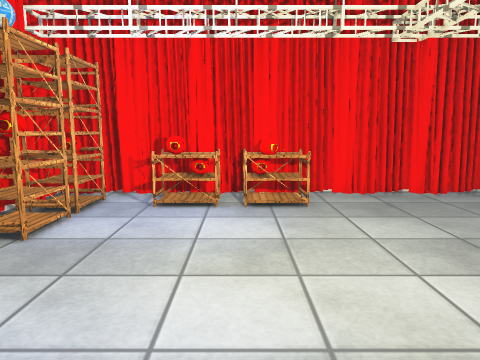
view 1 (above)

13 first-person views from a walk through a 3-D level made in the Unity game engine. The camera is 1.2 m above the floor, tilts 8° down and sees 70° across. The floor is counted in squares, 0.5 m on a side. Each view is taken from the middle of a square. On the plan, view 1 faces up. The plan holds only what a view shows up to about 20 squares ahead; the rest is blank. The place goes on beyond the plan. The player character is not drawn. Some surface patterns are stand-ins.

view 2
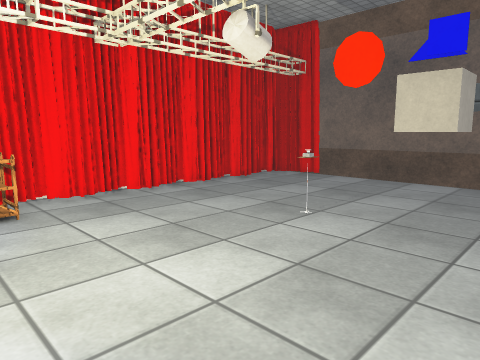

view 3
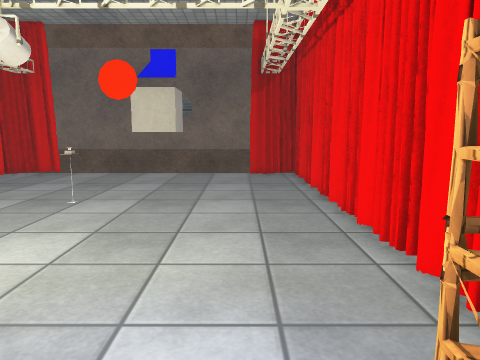

view 4
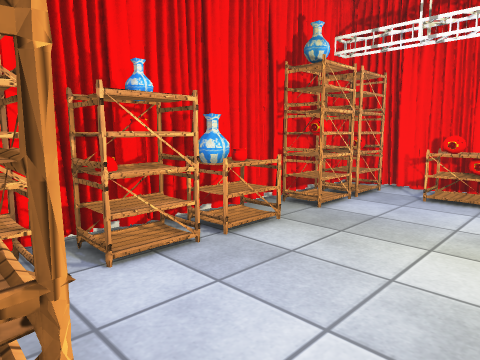

view 5
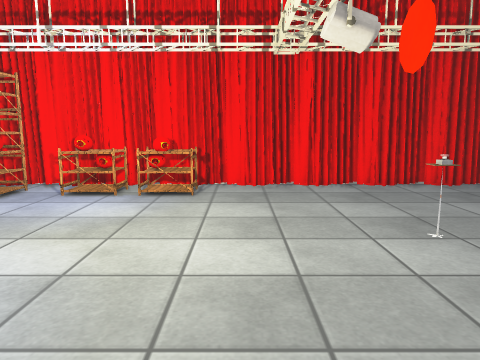

view 6
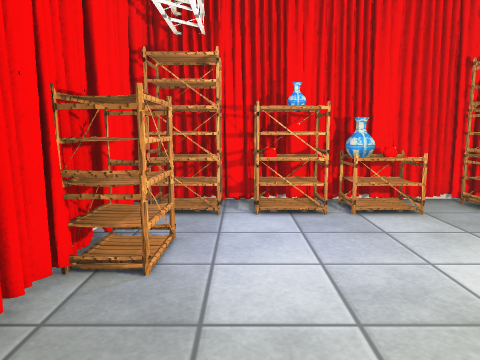

view 7
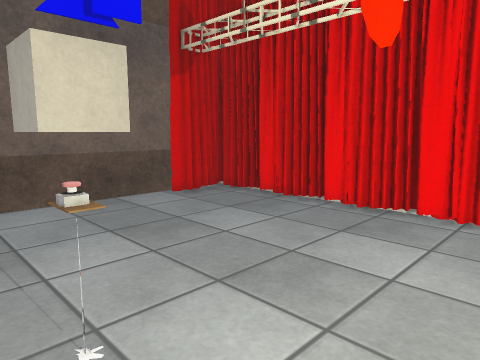

view 8
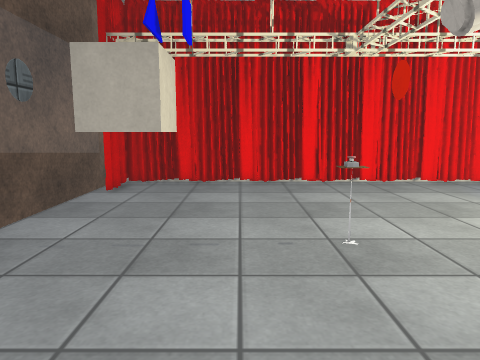

view 9
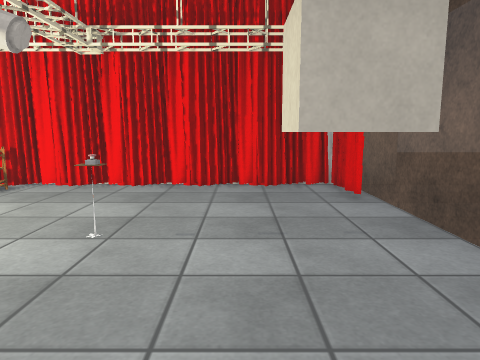

view 10
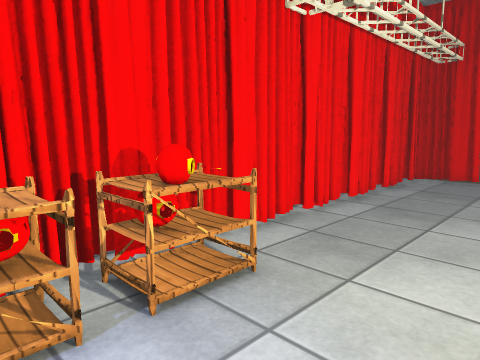

view 11
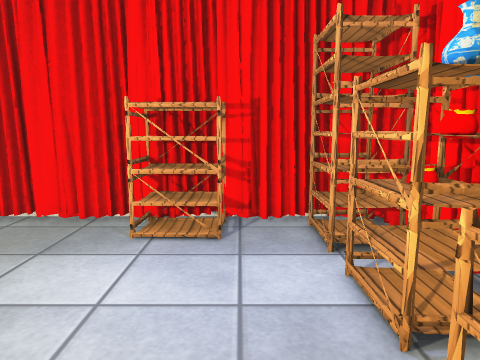

view 12
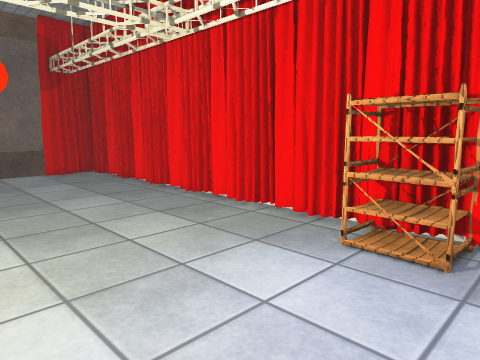

view 13
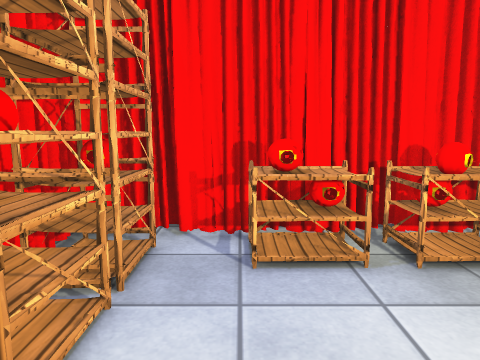

### Floor plan
Key: @ floor where view 1 was taken; # wall or solid block; . floor; C curtain; S shelf; B bag; A vase; O other object.
Columns run from 7 left of view 1 to 17 right of it. Each row starts with its distance up from view 1.
 14                        ##
 13 #..C.C..C.C..C..C..C..C.#
 12 #SS.SSSSSS..............#
 11 #SS.SSSSSS.............C#
 10 #SS.....................#
  9 #SS.....................
  8 #SS.....................
  7 #SS.....................
  6 #..............OO.......
  5 #BS.....................
  4 #AA.....................
  3 #AS..........#..........#
  2 #AS.....................
  1 #SS.....................
  0 #SS....@................
 -1 #SS..S#.................#
 -2 #SS.SSS.................#
 -3 #CC#CCC##..........######
 -4   ## ###  #  #######

Where each view was taken, in squares from view 1:
view 1: 0 up, 0 right, facing up
view 2: 0 up, 0 right, facing up-right
view 3: 0 up, 3 left, facing right
view 4: 2 down, 1 right, facing up-left
view 5: 2 down, 4 right, facing up
view 6: 0 up, 5 right, facing left
view 7: 7 up, 5 right, facing down-right
view 8: 13 up, 11 right, facing down
view 9: 2 down, 12 right, facing up
view 10: 7 up, 2 left, facing up-right
view 11: 6 up, 3 left, facing down
view 12: 5 up, 4 left, facing down-right
view 13: 5 up, 3 left, facing up
